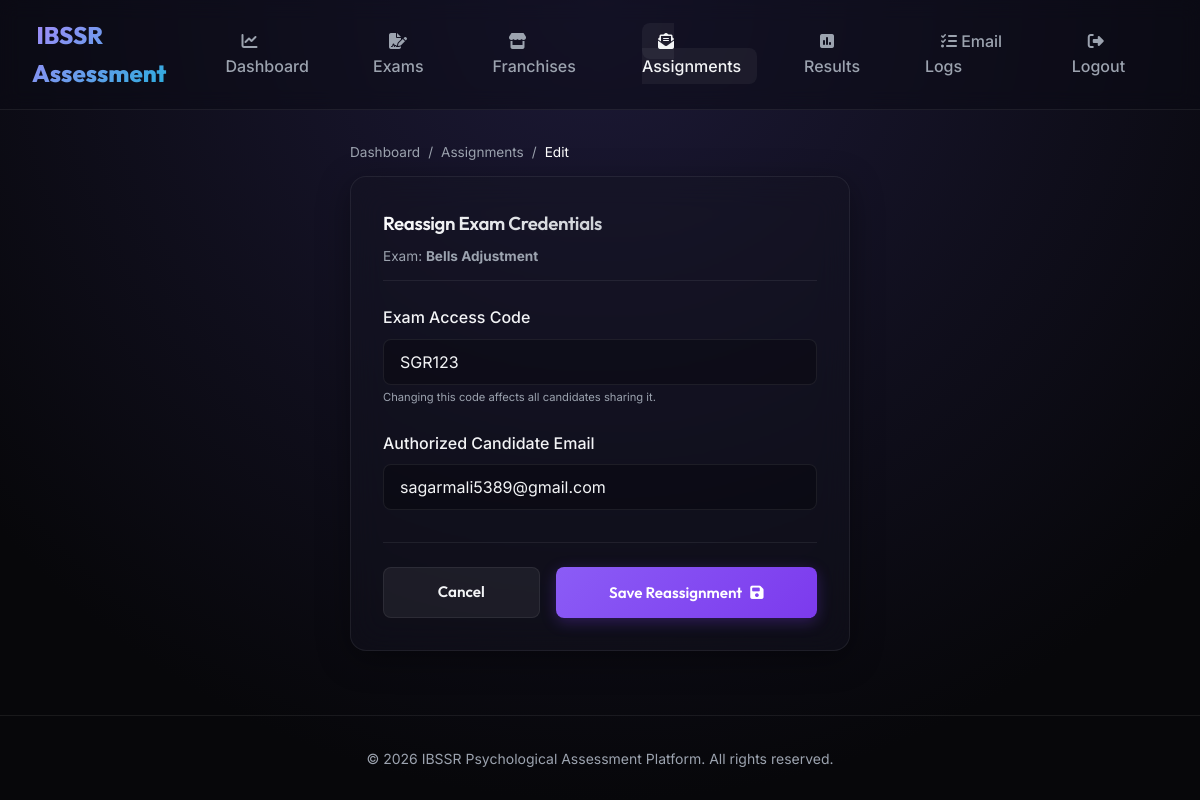
The app's page /admin-custom/assignments/edit/6/ (signed in) with its own data.
### candidates/models.py (models this page shows, shortened)
class ExamAssignment(models.Model):
    exam = models.ForeignKey('tests.Exam', on_delete=models.CASCADE, related_name='assignments')
    exam_code = models.CharField(max_length=50, help_text="Access code for the exam")
    assigned_email = models.EmailField(help_text="Email address authorized to use this exam code")
    created_by = models.ForeignKey('auth.User', on_delete=models.SET_NULL, null=True, blank=True, related_name='assignments')
    created_at = models.DateTimeField(auto_now_add=True)
    class Meta:
        unique_together = ('exam_code', 'assigned_email')

### tests/models.py (models this page shows, shortened)
class Exam(models.Model):
    title = models.CharField(max_length=255)
    description = models.TextField(blank=True, null=True)
    created_by = models.ForeignKey('auth.User', on_delete=models.SET_NULL, null=True, blank=True, related_name='created_exams')
    shared_with = models.ManyToManyField('auth.User', blank=True, related_name='shared_exams', help_text="Franchises allowed to use this exam")
    created_at = models.DateTimeField(auto_now_add=True)
    updated_at = models.DateTimeField(auto_now=True)

### reports/views.py (the view, shortened to what this page needs)
# urls.py: path('assignments/edit/<int:assignment_id>/', views.edit_assignment, name='edit_assignment'),
@login_required
def edit_assignment(request, assignment_id):
    assignment = get_object_or_404(ExamAssignment, id=assignment_id)
    if not request.user.is_superuser and assignment.created_by != request.user:
        raise PermissionDenied
    return render(request, 'admin/edit_assignment.html', {'assignment': assignment})

### templates/admin/edit_assignment.html (shortened to what this page needs)
{% extends 'base.html' %}
{% block content %}
<div style="max-width: 500px; margin: 2rem auto;">
    <div style="display: flex; gap: 0.5rem; font-size: 0.85rem; color: var(--text-muted); align-items: center; margin-bottom: 0.75rem;">
        <a href="{% url 'admin_dashboard' %}" style="color: var(--text-muted); text-decoration: none;">Dashboard</a>
        <span>/</span>
        <a href="{% url 'admin_assignments' %}" style="color: var(--text-muted); text-decoration: none;">Assignments</a>
        <span>/</span>
        <span style="color: #fff;">Edit</span>
    </div>
    <div class="glass-card">
        <h3 style="margin-bottom: 0.5rem; background: linear-gradient(135deg, #fff, var(--text-muted)); -webkit-background-clip: text; -webkit-text-fill-color: transparent;">Reassign Exam Credentials</h3>
        <p style="color: var(--text-muted); font-size: 0.85rem; margin-bottom: 1.5rem; border-bottom: 1px solid var(--glass-border); padding-bottom: 0.75rem;">Exam: <strong>{{ assignment.exam.title }}</strong></p>
        <form method="POST">
            <div class="form-group">
                <label for="exam_code">Exam Access Code</label>
                <input type="text" id="exam_code" name="exam_code" value="{{ assignment.exam_code }}" class="form-control" placeholder="EXAM CODE" required>
                <small style="color: var(--text-muted); font-size: 0.7rem; display: block; margin-top: 0.25rem;">Changing this code affects all candidates sharing it.</small>
            </div>
            <div class="form-group">
                <label for="assigned_email">Authorized Candidate Email</label>
                <input type="email" id="assigned_email" name="assigned_email" value="{{ assignment.assigned_email }}" class="form-control" placeholder="candidate@example.com" required>
            </div>
            <div style="display: flex; gap: 1rem; margin-top: 2rem; border-top: 1px solid var(--glass-border); padding-top: 1.5rem;">
                <a href="{% url 'admin_assignments' %}" class="btn btn-secondary" style="flex: 1;">Cancel</a>
                <button type="submit" class="btn btn-primary" style="flex: 2;">Save Reassignment <i class="fa-solid fa-floppy-disk"></i></button>
            </div>
        </form>
    </div>
</div>
{% endblock %}

### static/css/styles.css (style rules this page uses)
:root { --bg-dark: #07070a; --glass-bg: rgba(20, 20, 35, 0.45); --glass-border: rgba(255, 255, 255, 0.07); --text-primary: #f3f4f6; --text-muted: #9ca3af; --primary: #8b5cf6; --primary-glow: rgba(139, 92, 246, 0.4); --accent-cyan: #06b6d4; --accent-pink: #ec4899; --accent-green: #10b981; --accent-rose: #f43f5e; --font-heading: 'Outfit', sans-serif; --font-body: 'Inter', sans-serif; --transition: all 0.3s cubic-bezier(0.4, 0, 0.2, 1); }
* { box-sizing: border-box; margin: 0; padding: 0; }
body { font-family: var(--font-body); background: radial-gradient(circle at 50% 0%, #1c1936 0%, var(--bg-dark) 80%); color: var(--text-primary); min-height: 100vh; overflow-x: hidden; line-height: 1.6; }
h1, h2, h3, h4, h5, h6 { font-family: var(--font-heading); font-weight: 600; letter-spacing: -0.02em; }
.glass-card { background: var(--glass-bg); backdrop-filter: blur(16px); -webkit-backdrop-filter: blur(16px); border: 1px solid var(--glass-border); border-radius: 16px; padding: 2rem; box-shadow: 0 8px 32px 0 rgba(0, 0, 0, 0.37); transition: var(--transition); }
.form-group { margin-bottom: 1.5rem; }
.form-group label { display: block; margin-bottom: 0.5rem; font-weight: 500; color: var(--text-primary); }
.form-control { width: 100%; background: rgba(0, 0, 0, 0.25); border: 1px solid var(--glass-border); border-radius: 8px; padding: 0.75rem 1rem; color: var(--text-primary); font-family: var(--font-body); font-size: 1rem; transition: var(--transition); }
.btn { display: inline-flex; align-items: center; justify-content: center; gap: 0.5rem; font-family: var(--font-heading); font-weight: 600; font-size: 0.95rem; padding: 0.75rem 1.5rem; border-radius: 8px; border: none; cursor: pointer; transition: var(--transition); text-decoration: none; }
.btn-primary { background: linear-gradient(135deg, var(--primary), #7c3aed); color: #fff; box-shadow: 0 4px 15px rgba(124, 58, 237, 0.3); }
.btn-secondary { background: rgba(255, 255, 255, 0.06); color: var(--text-primary); border: 1px solid var(--glass-border); }

### records on screen
ExamAssignment: exam "Bells Adjustment", exam_code "SGR123", assigned_email "sagarmali5389@gmail.com"
